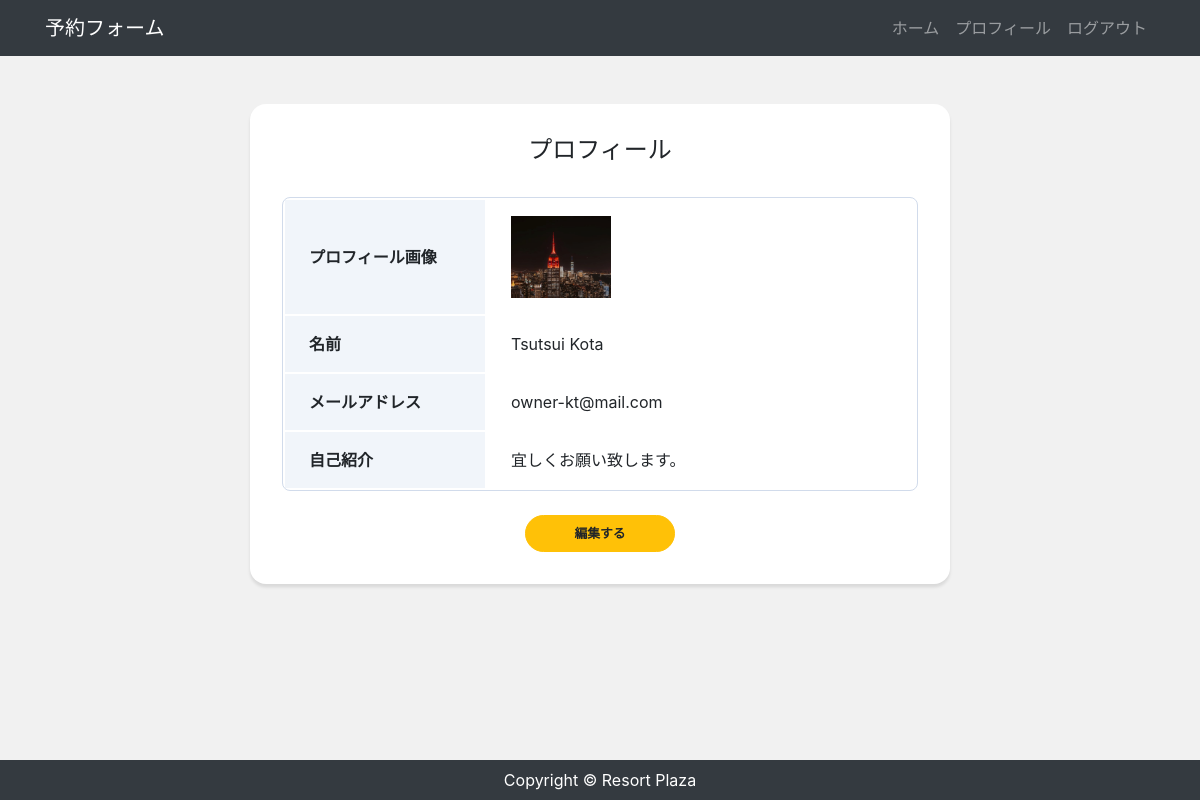
Page /accounts/profile/ (signed in) on the earlier database version.
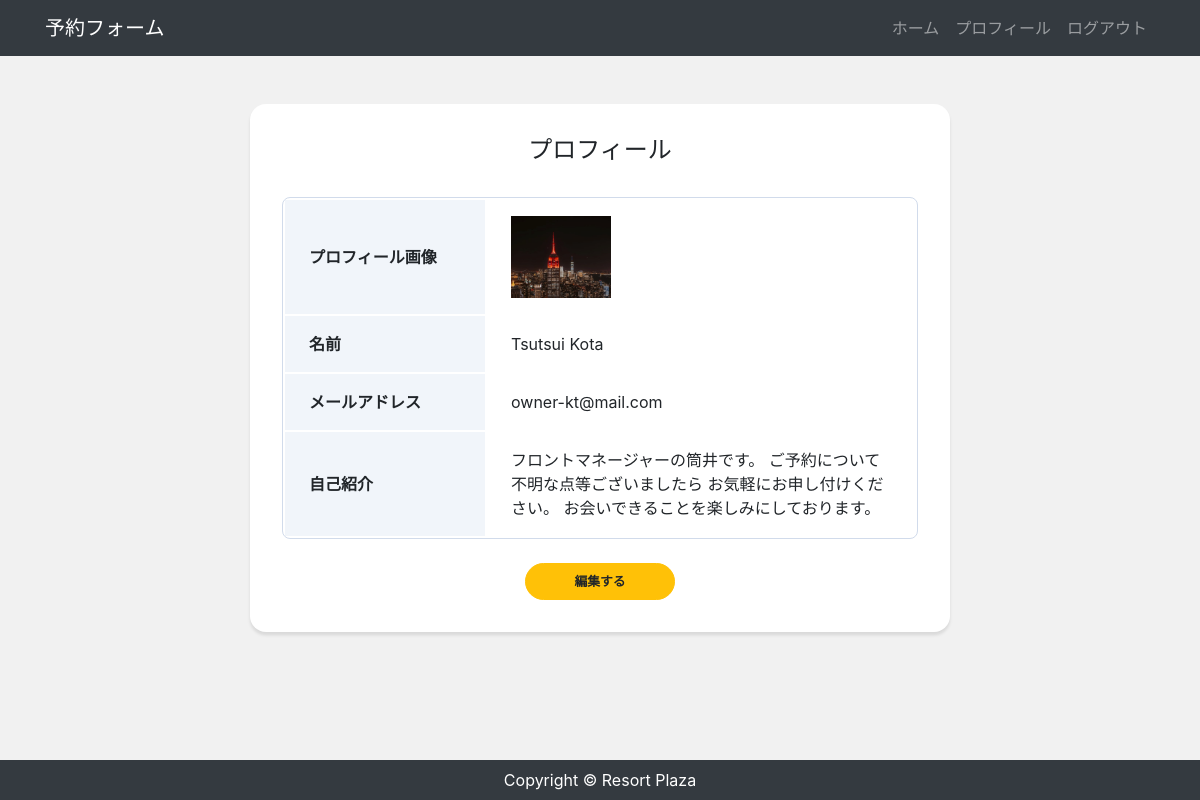
Same page on the later database version.
### accounts/models.py (models this page shows, shortened)
class CustomUser(AbstractBaseUser, PermissionsMixin):
    email = models.EmailField('メールアドレス', unique=True)
    first_name = models.CharField('姓', max_length=30)
    last_name = models.CharField('名', max_length=30)
    description = models.TextField('自己紹介', default="", blank=True)
    image = models.ImageField(upload_to='images', verbose_name='プロフィール画像', null=True, blank=True)
    is_staff = models.BooleanField(
        ("staff status"),
        default=False,
        help_text=("Designates whether the user can log into this admin site."),
    )
    is_active = models.BooleanField(
        ("active"),
        default=True,
        help_text=(
            "Designates whether this user should be treated as active. "
            "Unselect this instead of deleting accounts."
        ),
    )
    objects = UserManager()
    EMAIL_FIELD = "email"
    USERNAME_FIELD = "email"
    REQUIRED_FIELDS = []
    class Meta:
        verbose_name = ("user")
        verbose_name_plural = ("users")

### accounts/views.py (the view)
# urls.py: path('profile/', views.ProfileView.as_view(), name='profile'),
class ProfileView(LoginRequiredMixin,View):
    def get(self, request, *args, **kwargs):
        user_data = CustomUser.objects.get(id=request.user.id)
        return render(request, 'accounts/profile.html', {
            'user_data': user_data,
        })

### accounts/templates/accounts/profile.html
{% extends 'app/base.html' %}
{% block content %}
<div class="card card-profile my-5 mx-auto">
    <div class="card-body">
        <h5 class="card-title text-center">プロフィール</h5>
        <table class="profile_table mb-4">
            <tbody>
                <tr>
                    <th class="header">プロフィール画像</th>
                    <td class="data">
                        {% if user_data.image %}
                            <img src="{{ user_data.image.url }}" alt="" width="100px">
                        {% endif %}
                    </td>
                </tr>
                <tr>
                    <th class="header">名前</th>
                    <td class="data">{{ user_data.first_name }} {{ user_data.last_name }}</td>
                </tr>
                <tr>
                    <th class="header">メールアドレス</th>
                    <td class="data">{{ user_data.email }}</td>
                </tr>
                <tr>
                    <th class="header">自己紹介</th>
                    <td class="data">{{ user_data.description }}</td>
                </tr>
            </tbody>
        </table>
        <div class="button mx-auto">
            <a href="{% url 'profile_edit' %}" class="btn btn-lg btn-warning btn-block">編集する</a>
        </div>
    </div>
</div>
{% endblock content %}

Differences in the rows shown:
changed CustomUser "Tsutsui": description "宜しくお願い致します。" → "フロントマネージャーの筒井です。 ご予約について不明な点等ございましたら お気軽にお申し付けください。 お会いできることを楽しみにしております。"
